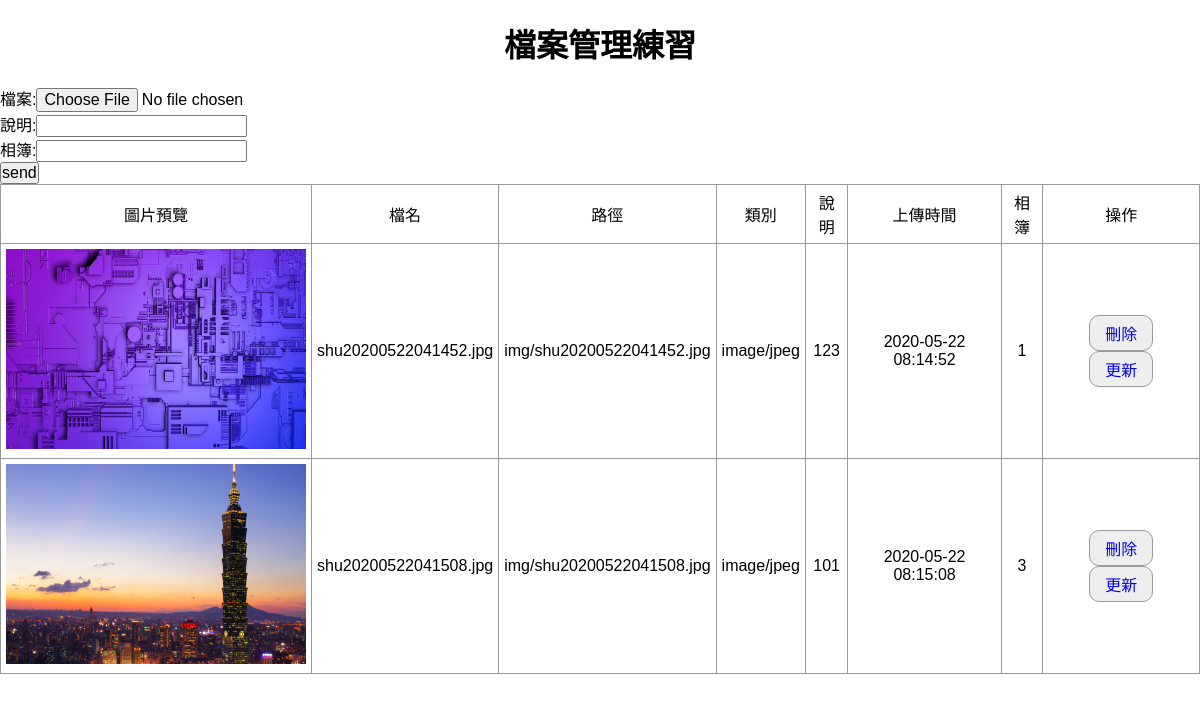
/manage.php, run on the app's committed database.
### tables this page shows
CREATE TABLE `file_info` (
  `id` int(10) UNSIGNED NOT NULL,
  `filename` varchar(32) NOT NULL,
  `type` varchar(12) NOT NULL,
  `note` text NOT NULL,
  `path` varchar(128) NOT NULL,
  `upload_time` timestamp NOT NULL DEFAULT current_timestamp(),
  `album` int(5) UNSIGNED NOT NULL
);

### base.php (called while the page is built, shortened)
<?php
$dsn="mysql:host=localhost;charset=utf8;dbname=files";
$pdo=new PDO($dsn,'root',"");
function all($table,...$arg){
    global $pdo;
    $sql="select * from $table";
    return $pdo->query($sql)->fetchAll();
}
?>

### manage.php (the view, shortened to what this page needs)
<?php
include_once "base.php";
?>
<!DOCTYPE html>
<html lang="en">
<head>
    <link rel="stylesheet" href="style.css">
</head>
<body>
<h1 class="header">檔案管理練習</h1>
<form action="save_file.php" method="post" enctype="multipart/form-data">
    檔案:<input type="file" name="img" id="img"><br>
    說明:<input type="text" name="note"><br>
    相簿:<input type="text" name="album"><br>
    <input type="submit" value="send">
</form>
<table>
<tr>
    <td>圖片預覽</td>
    <td>檔名</td>
    <td>路徑</td>
    <td>類別</td>
    <td>說明</td>
    <td>上傳時間</td>
    <td>相簿</td>
    <td>操作</td>
</tr>
<?php
$all=all('file_info');
foreach($all as $row){
?>
<tr>
    <td><img src='<?=$row['path'];?>' style="width:300px ;height:200px "></td>
    <td><?=$row['filename'];?></td>
    <td><?=$row['path'];?></td>
    <td><?=$row['type'];?></td>
    <td><?=$row['note'];?></td>
    <td><?=$row['upload_time'];?></td>
    <td><?=$row['album'];?></td>
    <td>
        <a class="btn" href="confirm.php?id=<?=$row['id'];?>">刪除</a>
        <a class="btn" href="update_file.php?id=<?=$row['id'];?>">更新</a>
    </td>
</tr>
<?php
}
?>
</table>
</body>
</html>

### style.css (style rules this page uses)
* { font-family: "微軟正黑體",Arial, Helvetica, sans-serif; font-size:16px; padding:0; margin:0; list-style-type: none; box-sizing: border-box; text-decoration: none; }
.header { margin:10px auto; padding:10px; text-align: center; font-size:32px; }
table { border-collapse: collapse; border: solid 1px #999; padding: 10px; }
table td { border: solid 1px #999; text-align: center; padding: 5px; }
.btn { display: inline-block; border: solid 1px #999; border-radius: 10px; background:#eee; padding: 5px 15px ; margin: 0 5px; }

### data on the page
file_info: path (picture), filename "shu20200522041452.jpg", path "img/shu20200522041452.jpg", type "image/jpeg", note "123", upload_time "2020-05-22 08:14:52", album "1"
file_info: path (picture), filename "shu20200522041508.jpg", path "img/shu20200522041508.jpg", type "image/jpeg", note "101", upload_time "2020-05-22 08:15:08", album "3"
